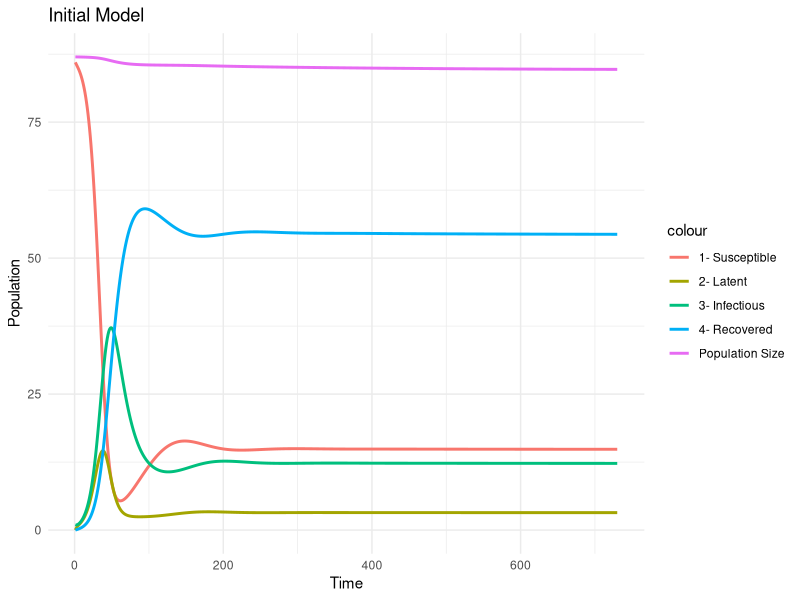

Here is the R script that generated this plot:
library(tidyverse)


### Mod?le dont la sensibilit? doit ?tre analys?e dans le cadre du projet MODE-MPI 2023-2024

### Le mod?le est ici d?fini sous forme de fonction pour faciliter vos analyses de sensibilit? (AS)
### La fonction renvoie les sorties ponctuelles qui sont ? analyser dans l'AS

modAppli <- function(parametre){  

  # CONDITIONS DE SIMULATION
  temps = 2*365; # nb de pas de temps (en jours)
  # initialisation pour la sauvegarde de 4 sorties ponctuelles pour chaque jeu de param?tres
  sorties <- matrix(0, nrow=nrow(parametre), ncol=4)

  # boucle des sc?narios de l'?chantillonnage de l'AS
  for (i in 1:nrow(parametre)) { 

    # STRUCTURE & PARAMETRES DU MODELE

    # XX
    K = parametre[i,1] ;		# xx
    sr = parametre[i,2] ;	# xx
    m1 = parametre[i,3] ;	# xx
    m2 = parametre[i,4] ;	# xx
    m3 = parametre[i,5] ;	# xx
    f2 = parametre[i,6] ;	# xx
    f3 = parametre[i,7] ;	# xx
    portee = parametre[i,8] ;	# xx
    t1 = parametre[i,9] ;	# xx
    t2 = parametre[i,10] ;	# xx

    # XX
    trans = parametre[i,11] ; # xx
    lat = parametre[i,12] ;	# xx
    rec = parametre[i,13] ;	# xx
    loss = parametre[i,14] ;	# xx
    madd = parametre[i,15] ;	# xx

    # INITIALISATION
    MAT <- array(0, dim=c(4,4,temps)); # nb indiv par classe d'?ge en ligne (derni?re ligne = pop tot), ?tat de sant? en colonne, pas de temps (dimension 3)
    nvinf <- array(0, dim=c(temps));
    # conditions initiales (la population est ? sa structure d'?quilibre, calcul?e par ailleurs)
    MAT[1,1,1] <- 27; # xx
    MAT[2,1,1] <- 23; # xx
    MAT[3,1,1] <- 36; # xx
    MAT[3,3,1] <- 1;  # xx
    # effectifs par ?tat de sant?
    MAT[4,1,1] <- sum(MAT[1:3,1,1]); MAT[4,2,1] <- sum(MAT[1:3,2,1]); MAT[4,3,1] <- sum(MAT[1:3,3,1]); MAT[4,4,1] <- sum(MAT[1:3,4,1]);

    # SIMULATIONS
    # boucle du temps
    for (t in 1:(temps-1)) { 
     # classe d'?ge xx
      # RQ : les naissances sont XX, les nouveaux n?s ?tant dans l'?tat XX
      N <- sum(MAT[4,,t]);	# taille de la pop en t
	MAT[1,1,t+1] <- MAT[1,1,t]*(1-m1-t1-trans*MAT[4,3,t]/N) + loss*MAT[1,4,t]      + max(0, sr*portee*(sum(MAT[2,,t])*f2 + sum(MAT[3,,t])*f3) * (1 - N/K)); 
	MAT[1,2,t+1] <- MAT[1,2,t]*(1-m1-t1-lat)			  + trans*MAT[1,1,t]*MAT[4,3,t]/N; 
	MAT[1,3,t+1] <- MAT[1,3,t]*(1-m1-madd-t1-rec)  		  + lat*MAT[1,2,t]; 
	MAT[1,4,t+1] <- MAT[1,4,t]*(1-m1-t1-loss) 		  + rec*MAT[1,3,t]; 
     # classe d'?ge xx
	MAT[2,1,t+1] <- MAT[1,1,t]*t1	+ MAT[2,1,t]*(1-m2-t2-trans*MAT[4,3,t]/N) + loss*MAT[2,4,t];
	MAT[2,2,t+1] <- MAT[1,2,t]*t1	+ MAT[2,2,t]*(1-m2-t2-lat)			+ trans*MAT[2,1,t]*MAT[4,3,t]/N;
	MAT[2,3,t+1] <- MAT[1,3,t]*t1	+ MAT[2,3,t]*(1-m2-madd-t2-rec)		+ lat*MAT[2,2,t];
	MAT[2,4,t+1] <- MAT[1,4,t]*t1	+ MAT[2,4,t]*(1-m2-t2-loss)			+ rec*MAT[2,3,t];
     # classe d'?ge xx
	MAT[3,1,t+1] <- MAT[2,1,t]*t2	+ MAT[3,1,t]*(1-m3-trans*MAT[4,3,t]/N) 	+ loss*MAT[3,4,t];
	MAT[3,2,t+1] <- MAT[2,2,t]*t2	+ MAT[3,2,t]*(1-m3-lat)				+ trans*MAT[3,1,t]*MAT[4,3,t]/N;
	MAT[3,3,t+1] <- MAT[2,3,t]*t2	+ MAT[3,3,t]*(1-m3-madd-rec)			+ lat*MAT[3,2,t];
	MAT[3,4,t+1] <- MAT[2,4,t]*t2	+ MAT[3,4,t]*(1-m3-loss)			+ rec*MAT[3,3,t];
     # calcul des effectifs par ?tat de sant?
	MAT[4,1,t+1] <- sum(MAT[1:3,1,t+1]); MAT[4,2,t+1] <- sum(MAT[1:3,2,t+1]); MAT[4,3,t+1] <- sum(MAT[1:3,3,t+1]); MAT[4,4,t+1] <- sum(MAT[1:3,4,t+1]);
	nvinf[t+1]   <- trans*MAT[4,1,t]*MAT[4,3,t]/N

    }# fin boucle temps

    # sorties ponctuelles ? analyser
    # XX
    sortie1 <- (MAT[4,2,temps]+MAT[4,3,temps])/sum(MAT[4,,temps]) # proportion de malade (infectieux ou non) à la fin
    # xx
    sortie2 <- nvinf[temps] # nombre d'infection à la fin
    # xx
    sortie3 <- max(MAT[4,3,1:temps]) # ?effectif maximal de malades infectieux
    # xx
    sortie4 <- sum(nvinf[1:365]) #nombre d'infection la première année
    
    sorties[i,1] <- sortie1;
    sorties[i,2] <- sortie2;
    sorties[i,3] <- sortie3;
    sorties[i,4] <- sortie4;
    
  }# fin boucle sc?narios AS
  
  res = list(sorties, MAT, nvinf)
  
  return(res)
} # fin fonction du mod?le

# END



ValNominale = c(100, 0.5, 0.0014, 0.00029, 0.0019, 
                0.0019, 0.0082, 5, 1/365, 1/365, 
                0.3, 1/5, 1/20, 1/100, 0.001)


scenario_initial = matrix(ValNominale, nrow=1, ncol=15)

res = modAppli(scenario_initial)


effectif = tibble(
       temps = 1:(2*365),
       S = res[[2]][4,1,],
       L = res[[2]][4,2,],
       I = res[[2]][4,3,],
       R = res[[2]][4,4,],
       
       N = S + L + I + R)


ggplot() +
  geom_line(data = effectif, aes(x = temps, y = S, color = "1- Susceptible"), size = 1) +
  geom_line(data = effectif, aes(x = temps, y = L, color = "2- Latent"), size = 1) +
  geom_line(data = effectif, aes(x = temps, y = I, color = "3- Infectious"), size = 1) +
  geom_line(data = effectif, aes(x = temps, y = R, color = "4- Recovered"), size = 1) +
  geom_line(data = effectif, aes(x = temps, y = N, color = "Population Size"), size = 1) +
  labs(x = "Time", y = "Population") +
  theme_minimal() +
  ggtitle("Initial Model")
